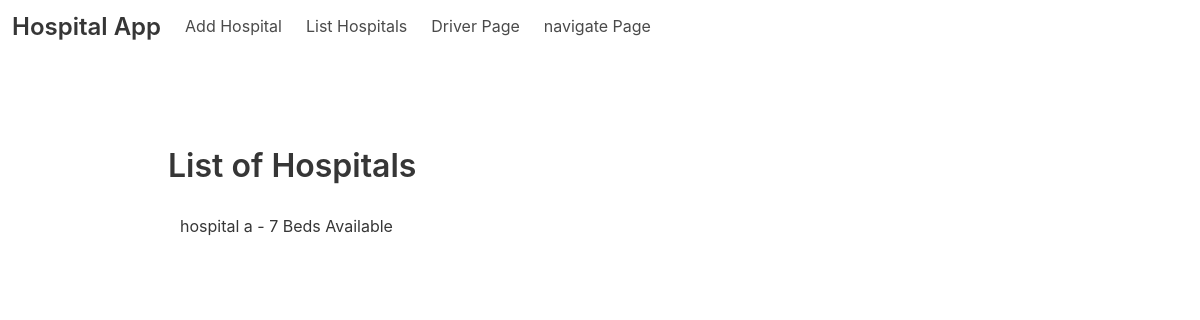
Before: / with the older database file.
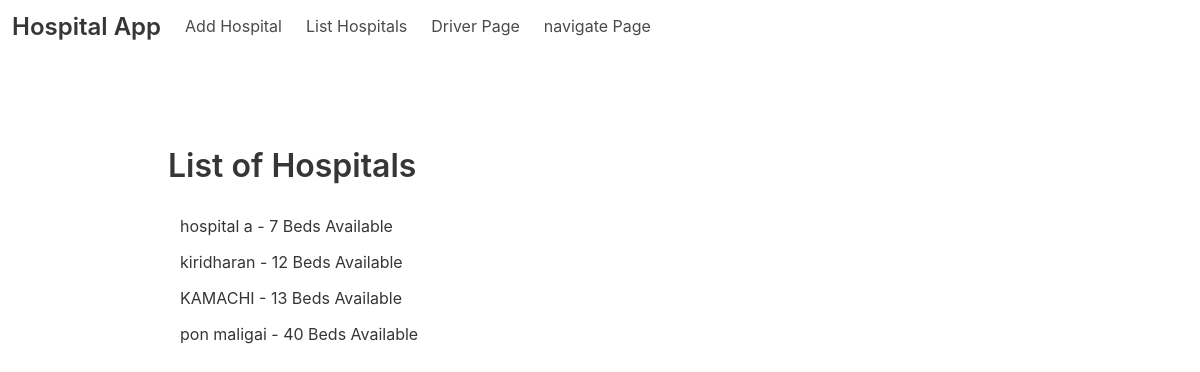
After: the same page with the newer database file.
### hospitalapp/models.py (models this page shows, shortened)
class Hospital(models.Model):
    id = models.AutoField(primary_key=True)
    name = models.CharField(max_length=200)
    beds_available = models.IntegerField()
    location = models.ForeignKey(Location, on_delete=models.CASCADE, null=True)

### hospitalapp/views.py (the view)
# urls.py: path('', hospital_list, name='hospital_list'),
def hospital_list(request):
    hospitals = Hospital.objects.all()
    return render(request, 'hospital/hospital_list.html', {'hospitals': hospitals})

### templates/hospital/hospital_list.html (shortened to what this page needs)
{% extends 'base.html' %}
{% block content %}
  <section class="section">
    <div class="container">
      <h1 class="title">List of Hospitals</h1>
      <ul class="menu-list">
        {% for hospital in hospitals %}
        <li>
          <a class="has-text-dark" href="{% url 'update_hospital' hospital.pk %}">
            {{ hospital.name }} - {{ hospital.beds_available }} Beds Available
          </a>
        </li>
        {% empty %}
        <li>No hospitals yet.</li>
        {% endfor %}
      </ul>
    </div>
  </section>
{% endblock %}

### templates/base.html (shortened to what this page needs)
<!DOCTYPE html>
<html>
<head>
  <link rel="stylesheet" href="https://cdnjs.cloudflare.com/ajax/libs/bulma/0.9.3/css/bulma.min.css">
</head>
<body>
  <nav class="navbar" role="navigation" aria-label="main navigation">
    <div class="navbar-brand">
      <a class="navbar-item" href="/">
        <h1 class="title is-4">Hospital App</h1>
      </a>
    </div>
    <div id="navbarBasicExample" class="navbar-menu">
      <div class="navbar-start">
        <a class="navbar-item" href="{% url 'hospital_create' %}">
          Add Hospital
        </a>
        <a class="navbar-item" href="{% url 'hospital_list' %}">
          List Hospitals
        </a>
        <a class="navbar-item" href="{% url 'driver_page' %}">
          Driver Page
        </a>
        <a class="navbar-item" href="{% url 'navigate_to_destination' %}">
          navigate Page
        </a>
      </div>
    </div>
  </nav>
  <main>
    <section class="section">
      <div class="container">
        {% block content %}
        {% endblock %}
      </div>
    </section>
  </main>
</body>
</html>

Changed rows visible on the page:
added Hospital: name "kiridharan", beds_available "12"
added Hospital: name "KAMACHI", beds_available "13"
added Hospital: name "pon maligai", beds_available "40"
